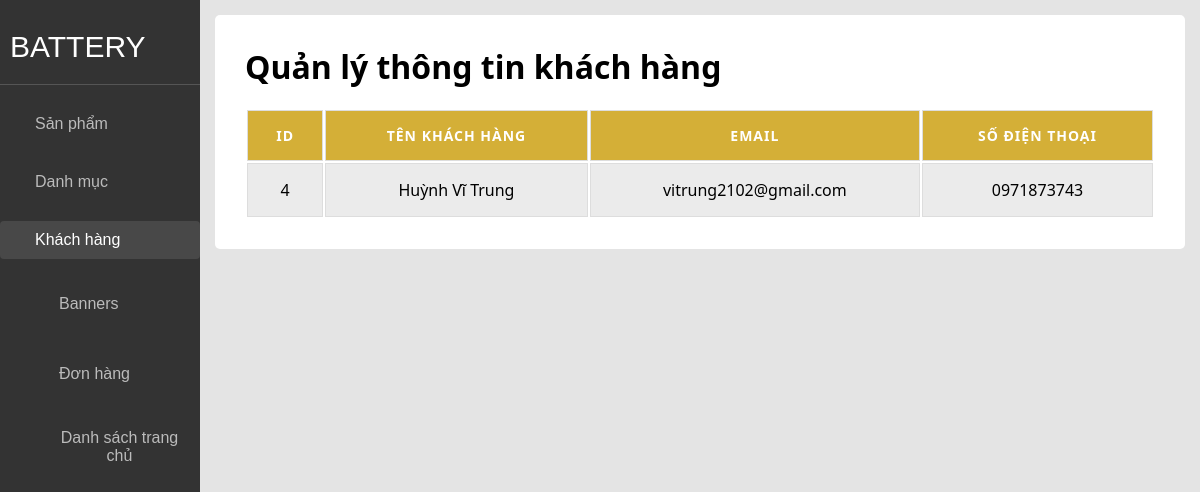
The app's page /N2pQo6CoUp4GAZ_vR_BiNw/index.php?page=Customers with its own data.
### tables this page shows
CREATE TABLE `khach_hang` (
  `id` int(11) NOT NULL,
  `username` varchar(255) NOT NULL,
  `email` varchar(255) NOT NULL,
  `phone_number` varchar(11) NOT NULL,
  `password` varchar(255) NOT NULL,
  `dia_chi` text NOT NULL,
  `ip_address` varchar(45) NOT NULL,
  `ngay_tao` timestamp NOT NULL DEFAULT current_timestamp(),
  `ngay_cap_nhat` timestamp NOT NULL DEFAULT current_timestamp() ON UPDATE current_timestamp()
);

### app/models/CustomerModel.php (called while the page is built, shortened)
<?php
function getAllCustomers() {
    try {
        $conn = connection();
        $query = "SELECT * FROM khach_hang";
        $stmt = $conn->prepare($query);
        $stmt->execute();
        return $stmt->fetchAll(PDO::FETCH_ASSOC);
    } catch (PDOException $e) {
        return [];
    }
}
?>

### N2pQo6CoUp4GAZ_vR_BiNw/Customers.php (the view)
<div class="page">
  <h1>Quản lý thông tin khách hàng</h1>
  <div class="category-container">
    <table>
    <tr class="title">
    <th>ID</th>
    <th>Tên khách hàng</th>
    <th>Email</th>
    <th>Số điện thoại</th>
    </tr>
    <?php
      $customers = getAllCustomers();
      if (!empty($customers)) {
        foreach ($customers as $customer) {
          echo '
            <tr>
              <td>' . htmlspecialchars($customer['id']) . '</td>
              <td>' . htmlspecialchars($customer['username']) . '</td>
              <td>' . htmlspecialchars($customer['email']) . '</td>
              <td>' . htmlspecialchars($customer['phone_number']) . '</td>
            </tr>
            ';
          }
        } else {echo '<tr><td colspan="9">Không có khách hàng!</td></tr>';}
        ?>
    </table>
    </div>

### public/assets/css/admin.css (style rules this page uses)
* { margin: 0; padding: 0; box-sizing: border-box; }
body { display: flex; font-family: Arial, sans-serif; background-color: #e4e4e4; }
.page { width: 100%; height: 100%; margin: 15px; padding: 30px; box-sizing: border-box; border-radius: 5px; background: rgb(255, 255, 255); font-family: "Segoe UI", Tahoma, Geneva, Verdana, sans-serif; }
.page th, .page td { padding: 15px; border: 1px solid #ddd; text-align: center; }
.page th { background-color: #d4af37; color: white; font-weight: bold; text-transform: uppercase; }
.page td { background-color: #f9f9f9; }
.page tr:nth-child(even) td { background-color: #ebebeb; }
.page .title th { font-size: 14px; letter-spacing: 1px; }
.category-container, .order-container, .showHome-container { display: flex; justify-content: space-between; margin-top: 20px; }
.category-container table, .order-container table, .showHome-container table { width: 100%; }

### records on screen
khach_hang: id "4", username "Huỳnh Vĩ Trung", email "vitrung2102@gmail.com", phone_number "0971873743"
